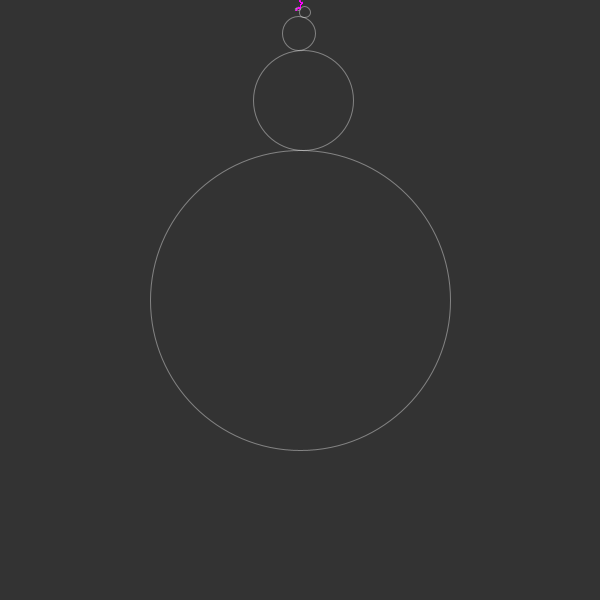
Frame 1 (no input)
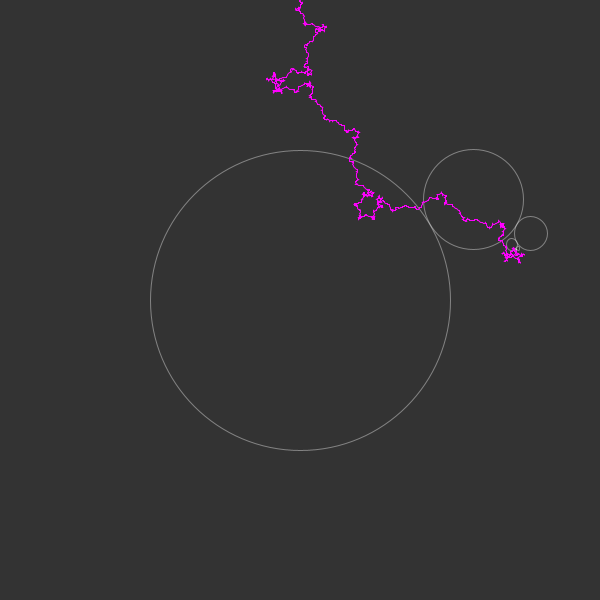
Frame 60 (the mouse pressed at the canvas centre just before this capture)
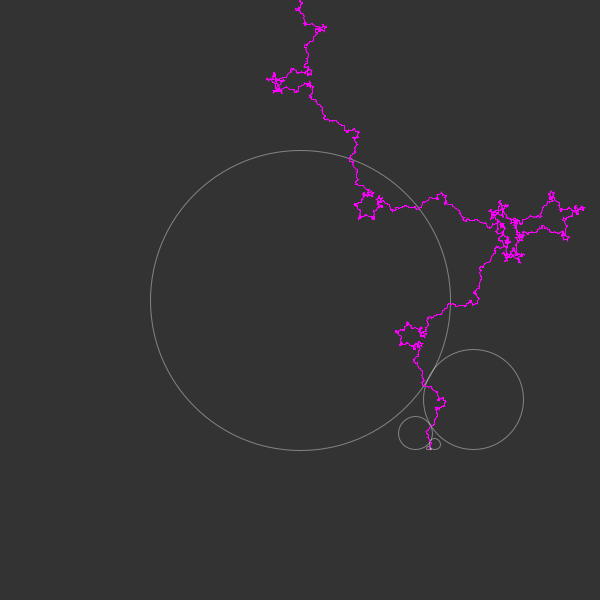
Frame 120 (the mouse held since frame 60 and released just before this capture)

The Processing sketch that drew these frames (run headless with seeded random() and noise(); from frame 60 on, the mouse is pressed at the canvas centre):

// Processing sketch: p61_fractal_spirograph
// ── p61_fractal_spirograph.pde
/*

https://softologyblog.wordpress.com/2017/02/27/fractal-spirographs/
https://en.wikipedia.org/wiki/Spirograph

*/

ArrayList<PVector> path;
Orbit              sun;
Orbit              end;
int                resolution;

class Orbit {
  float x, y, r;
  float speed;
  float angle;
  int n;
  int k;
  int resolution;
  Orbit parent;
  Orbit child;
  
  Orbit(float x, float y, float r, int n, int k, int resolution, Orbit parent) {
    this.x = x;
    this.y = y;
    this.r = r;
    this.n = n;
    this.k = k;
    this.resolution = resolution;
    this.parent = parent;
    this.speed = (radians(pow(k, n - 1))) / resolution;
    this.angle = -PI / 2;
  }

  Orbit addChild() {
    var newr = this.r / 3.0;
    var newx = this.x + this.r + newr;
    var newy = this.y;
    child = new Orbit(newx, newy, newr, n + 1, k, resolution, this);
    return child;
  }
  
  void update() {
    var parent = this.parent;
    if (parent != null) {
      this.angle += this.speed;
      var rsum = this.r + parent.r;
      this.x = parent.x + rsum * cos(this.angle);
      this.y = parent.y + rsum * sin(this.angle);
    }
  }

  void show() {
    stroke(255, 100);
    strokeWeight(1);
    noFill();
    ellipse(x, y, r * 2, r * 2);
  }
}

void setup() {
  size(600, 600);
  reset();
}

void reset() {
  resolution = 50;
  int k = -4;
  sun = new Orbit(width/2.0, height/2.0, width/4.0, 0, k, resolution, null);
  var next = sun;
  for (var i = 0; i < 10; i++) {
    next = next.addChild();
  }
  end = next;

  path = new ArrayList<PVector>();
}

void draw() {
  background(51);

  for (var i = 0; i < resolution; i++) {
    var next = sun;
    while (next != null) {
      next.update();
      next = next.child;
    }
    path.add(new PVector(end.x, end.y));
  }

  var next = sun;
  while (next != null) {
    next.show();
    next = next.child;
  }

  beginShape();
  stroke(255, 0, 255);
  noFill();
  for (var pos : path) {
    vertex(pos.x, pos.y);
  }
  endShape();
}
